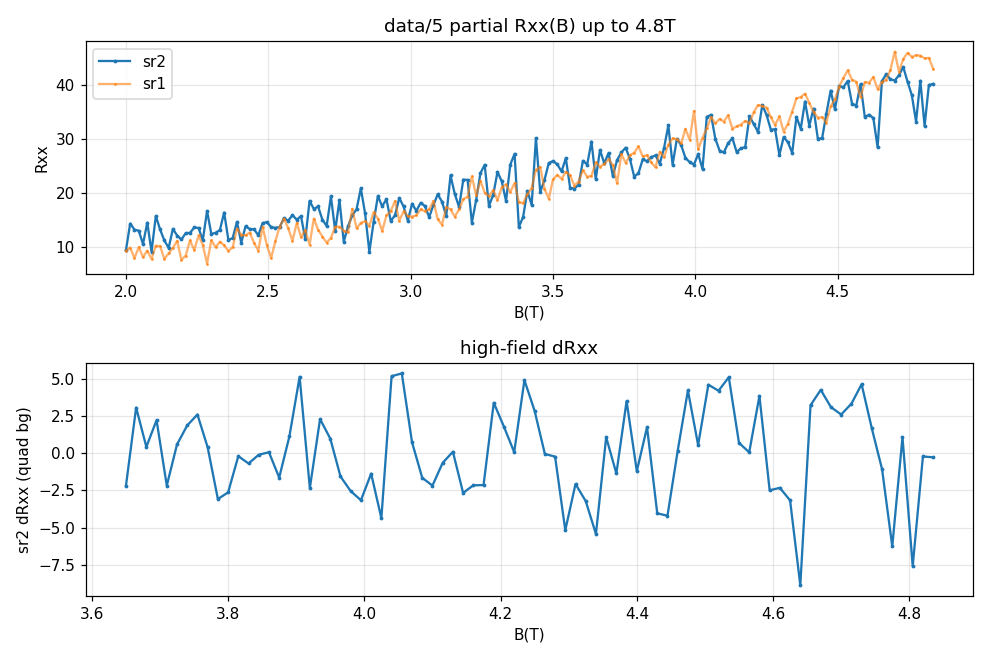

This figure's Python source:
import numpy as np, os, json, matplotlib
matplotlib.use('Agg'); import matplotlib.pyplot as plt
d="data/5"
cols=json.load(open(os.path.join(d,"metadata.json")))["columns"]
raw=np.genfromtxt(os.path.join(d,"data.tsv"),delimiter="\t")
C={}; seen={}
for i,c in enumerate(cols):
    k=c if c not in seen else c+f".{seen[c]}"; seen[c]=seen.get(c,0)+1; C[k]=raw[:,i]
B=C['magnet_mag']; I=np.abs(C['sr0_X']/1e6)
def proj(ch):
    X=C[ch+'_X']; Y=C[ch+'_Y']; th=np.arctan2(np.median(Y),np.median(X))
    return (X*np.cos(th)+Y*np.sin(th))/I, (-X*np.sin(th)+Y*np.cos(th))/I
R2,q2=proj('sr2'); R1,_=proj('sr1')
m=B>0.02; o=np.argsort(B[m]); B=B[m][o]; R2=R2[m][o]; R1=R1[m][o]; q2=q2[m][o]
print(f"B {B.min():.2f}-{B.max():.2f}T  quad-noise sr2={np.std(np.diff(q2))/np.sqrt(2):.2f} Ohm")
# look at highest-field third for oscillations
sel=B>(B.max()-1.2)
Bs=B[sel]; R2s=R2[sel]
p=np.polyfit(Bs,R2s,2); dR=R2s-np.polyval(p,Bs)
print(f"top window [{Bs.min():.2f},{Bs.max():.2f}]T: sr2 dRxx amp={np.std(dR):.2f} Ohm")
fig,ax=plt.subplots(2,1,figsize=(9,6))
ax[0].plot(B,R2,'.-',ms=3,label='sr2'); ax[0].plot(B,R1,'.-',ms=2,alpha=.6,label='sr1')
ax[0].set_xlabel('B(T)'); ax[0].set_ylabel('Rxx'); ax[0].legend(); ax[0].grid(alpha=.3); ax[0].set_title(f'data/5 partial Rxx(B) up to {B.max():.1f}T')
ax[1].plot(Bs,dR,'.-',ms=3); ax[1].set_xlabel('B(T)'); ax[1].set_ylabel('sr2 dRxx (quad bg)'); ax[1].grid(alpha=.3); ax[1].set_title('high-field dRxx')
plt.tight_layout(); plt.savefig('hera_scratch/ckpt5.png',dpi=110); print("saved")
